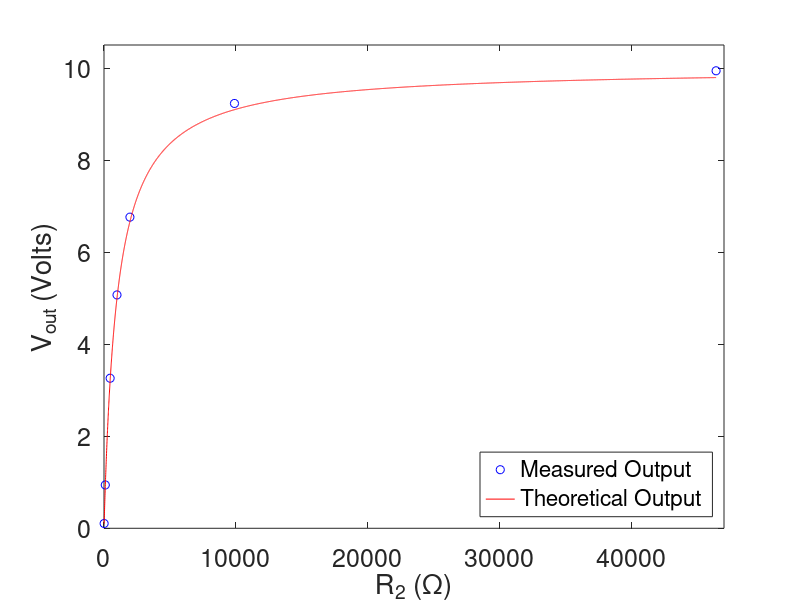
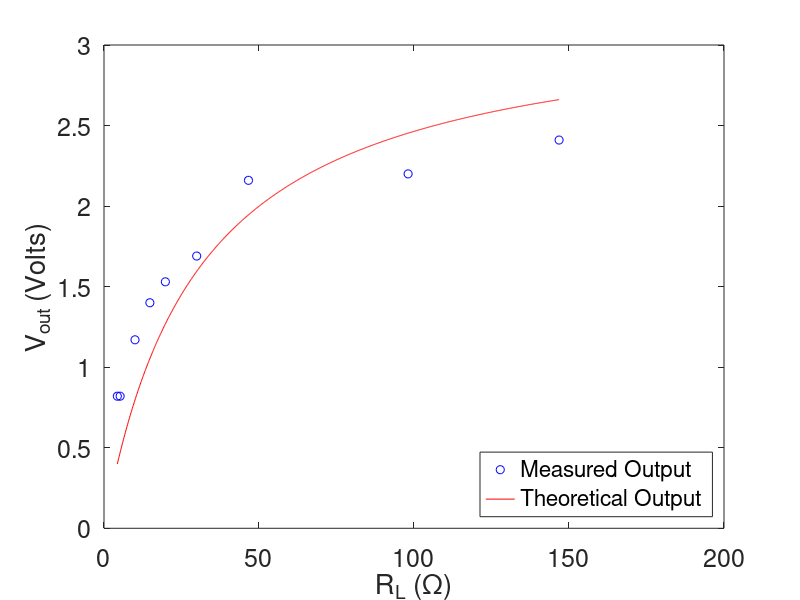
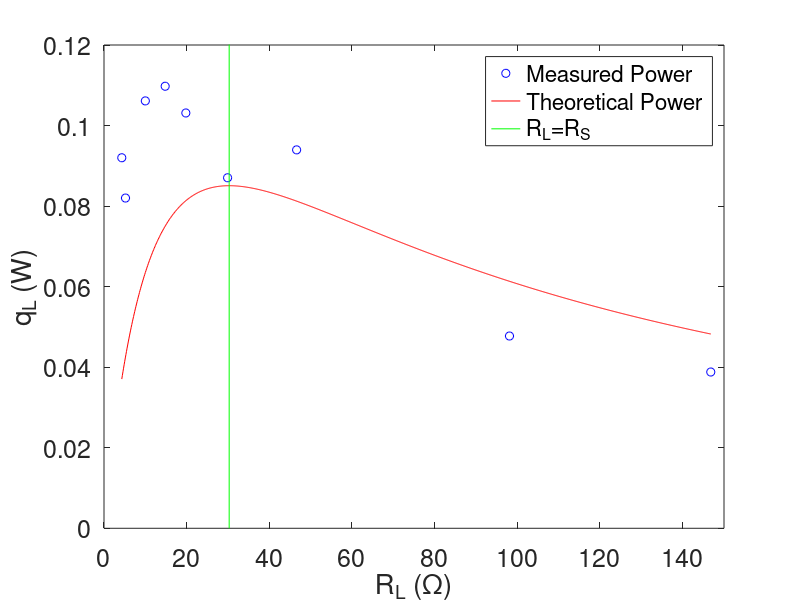

Source code (MATLAB) for these figures, in order:
% Experiment A3 - Electronics I
clear
clc
clf


%% INPUT DATA

% Part I: Voltage Divider
Vin = 10;                                           % Input Voltage
R1 = 984;                                           % Resistance R1 (Ohms)
R2 = [10.0 97.3 465 985 1965 9890 46400];           % Resistance R2 (Ohms)
R2lin = linspace(10,46400,10000);
Vout1 = [.104 .941 3.26 5.07 6.76 9.23 9.94];       % Voltage Out (Volts)
Vout1Theor = R2lin./(R1+R2lin)*Vin;                 % Theoretical Output

% Part II: Non-ideal Power Supply
Voc = 3.21;                                         % Open Circuit Voltage
Isc = .106;                                         % Short Circuit Current
Rs = Voc / Isc;                                     % Internal Resistance
Rl = [4.3 5.2 10.0 14.8 19.8 29.9 46.6 98.1 146.8]; % Load Resistance
Rllin = linspace(4.3,146.8,1000);
Vout2 = [.820 .820 1.17 1.40 1.53 1.69 2.16 2.20 2.41]; % Voltage Out
Vout2Theor = Rllin./(Rs+Rllin)*Voc;                       % Theoretical Output

I = [.1122 .1000 .0907 .0784 .0674 .0515 .0435 .0217 .0161];   % Current
powerL = I.*Vout2;                                  % Power
powerTheor = Rllin.*Voc^2./(Rs+Rllin).^2;                 % Theoretical Power
RsArray = Rs*ones(1,101);
RsLine = linspace(0,100,101);


%% PLOT

% Vout vs R2
figure(1)  
plot(R2,Vout1,'bo',R2lin,Vout1Theor,'r-')
xlabel('R_2 (\Omega)','FontSize',24)
ylabel('V_o_u_t (Volts)','FontSize',24)
axis([0 4.7e4 0 10.5])
set(gca,'FontSize',18)
legend('Measured Output','Theoretical Output','Location', 'Southeast')

% Vout vs Rl
figure(2)  
plot(Rl,Vout2,'bo',Rllin,Vout2Theor,'r-')
xlabel('R_L (\Omega)','FontSize',24)
ylabel('V_o_u_t (Volts)','FontSize',24)
set(gca,'FontSize',18)
legend('Measured Output','Theoretical Output','Location', 'Southeast')

% powerL vs Rl
figure(3)  
plot(Rl,powerL,'bo',Rllin,powerTheor,'r-',RsArray,RsLine,'g-')
xlabel('R_L (\Omega)','FontSize',24)
ylabel('q_L (W)','FontSize',24)
axis([0 150 0 .12])
set(gca,'FontSize',18)
legend('Measured Power','Theoretical Power','R_L=R_S','Location', 'Northeast')
